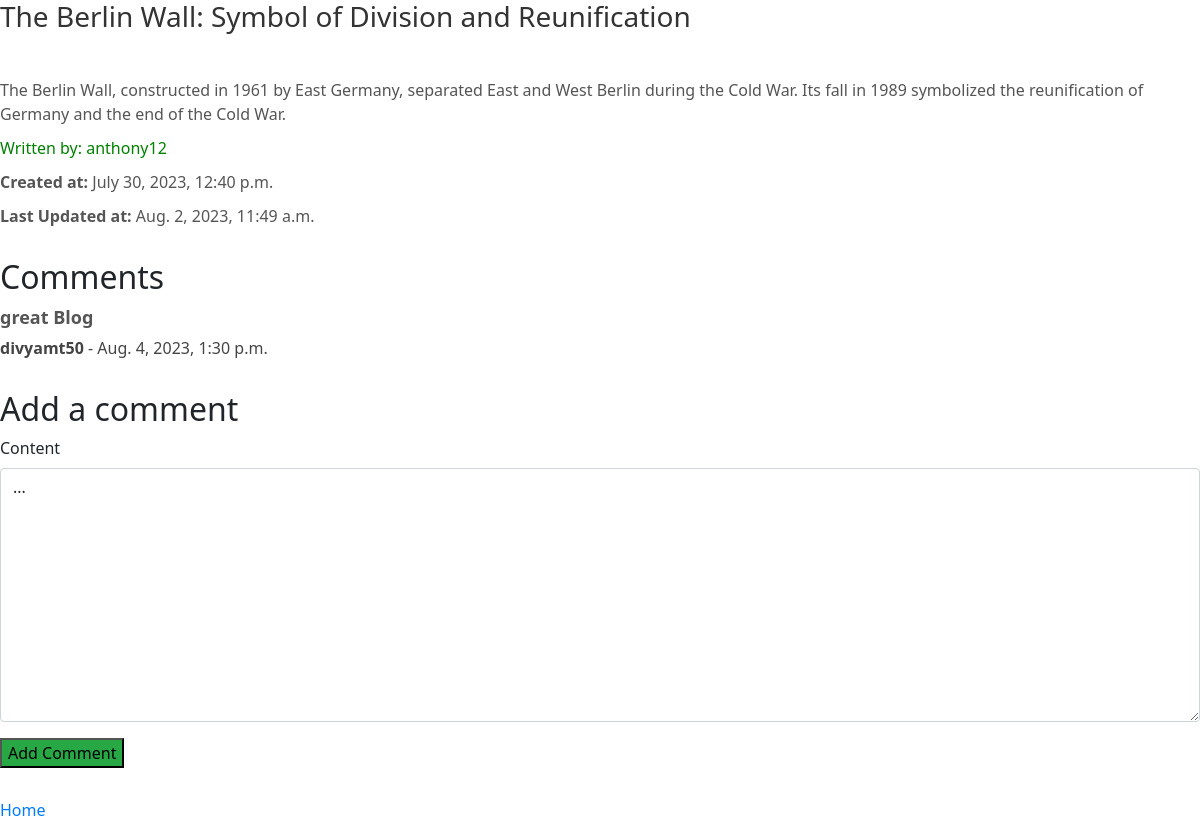
Page /blogs/8/ (signed in) on the committed database.
### app/models.py (models this page shows, shortened)
class Blog(models.Model):
    title = models.CharField(max_length=100)
    content = models.TextField()
    owner = models.ForeignKey(settings.AUTH_USER_MODEL, on_delete=models.CASCADE)
    created_at = models.DateTimeField(auto_now_add=True)
    last_updated = models.DateTimeField(auto_now=True)
    image = models.ImageField(upload_to='blog_images/', blank=True, null=True)

class CustomUser(AbstractUser):
    pass

class Comment(models.Model):
    user = models.ForeignKey(CustomUser, on_delete=models.CASCADE)
    blog = models.ForeignKey('Blog', related_name='comments', on_delete=models.CASCADE)
    content = models.TextField(default="...")
    created_at = models.DateTimeField(auto_now_add=True)
    last_updated = models.DateTimeField(auto_now=True)

### app/views.py (the view)
# urls.py: path('blogs/<int:pk>/', BlogDetailView.as_view(), name = 'blog_detail'),
class BlogDetailView(LoginRequiredMixin,DetailView):
    model = Blog
    template_name = 'app/blog_detail.html'
    context_object_name = 'blog'
    pk_url_kwarg = 'pk'
    login_url = '/login/'
    def get_context_data(self, **kwargs):
        context = super().get_context_data(**kwargs)
        blog = context['blog']
        context['comments'] = Comment.objects.filter(blog = blog)
        context['comment_form'] = CommentForm()
        return context

### app/forms.py
class CommentForm(forms.ModelForm):
    class Meta:
        model = Comment
        fields = ['content']
    def __init__(self, *args, **kwargs):
        super().__init__(*args, **kwargs)
        self.fields['content'].required = False

### app/templates/app/blog_detail.html (shortened to what this page needs)
{% extends 'app/base.html' %}
{% block content %}
{% load crispy_forms_tags %}
<h1>{{ blog.title }}</h1>
<br>
<p>{{ blog.content }}</p>
<p style="color: green;">Written by: {{ blog.owner.username }}</p>
<p><strong>Created at:</strong> {{ blog.created_at }}</p>
<p><strong>Last Updated at:</strong> {{ blog.last_updated }}</p>
<div class="comment-section">
    <h2>Comments</h2>
    {% for comment in comments %}
        <div class="comment">
            <p class="comment-content">{{ comment.content }}</p>
            <p class="comment-info">
                <strong>{{ comment.user.username }}</strong> - {{ comment.created_at }}
            </p>
        </div>
    {% empty %}
        <p>No comments yet</p>
    {% endfor %}
</div>
<div class="add-comment-section">
    <h2>Add a comment</h2>
    <form method="post" enctype="multipart/form-data" action="{% url 'add_comment' pk=blog.pk %}">
        {{ comment_form|crispy }}
        <button type="submit">Add Comment</button>
    </form>
</div>
<div class="home-link">
    <a href="{% url 'blog_list' %}">Home</a>
</div>
{% endblock %}

### app/templates/app/blog_detail.html (style rules this page uses)
h1 { color: #333; font-size: 28px; margin-bottom: 20px; }
p { color: #555; font-size: 16px; margin-bottom: 10px; }
.comment-section { margin-top: 30px; }
.comment-section p.comment-content { font-size: 18px; font-weight: bold; margin-bottom: 5px; }
.comment-section p.comment-info { font-size: 16px; color: #444; margin-bottom: 10px; }
.add-comment-section { margin-top: 30px; }
.add-comment-section button { background-color: #28a745; }
.home-link { display: block; margin-top: 30px; }
.home-link a { color: #007bff; text-decoration: none; }
.comment-section .comment { margin-bottom: 20px; }

### rows in the picture
Blog: content "The Berlin Wall, constructed in 1961 by East Germany, separated East and West Berlin during the Cold War. Its fall in 1989 symbolized the reunification of Germany and the end of the Cold War.", owner.username "anthony12", created_at "July 30, 2023, 12:40 p.m.", last_updated "Aug. 2, 2023, 11:49 a.m."
Comment: content "great Blog", user.username "divyamt50", created_at "Aug. 4, 2023, 1:30 p.m."
